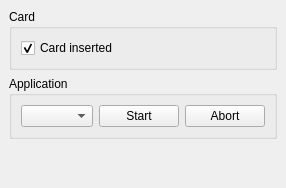
      <widget class="QWidget" name="tab_6">
       <attribute name="title">
        <string>SIM</string>
       </attribute>
       <layout class="QVBoxLayout">
        <property name="spacing">
         <number>6</number>
        </property>
        <property name="leftMargin">
         <number>9</number>
        </property>
        <property name="topMargin">
         <number>9</number>
        </property>
        <property name="rightMargin">
         <number>9</number>
        </property>
        <property name="bottomMargin">
         <number>9</number>
        </property>
        <item>
         <widget class="QGroupBox" name="gbCard">
          <property name="title">
           <string>Card</string>
          </property>
          <layout class="QVBoxLayout">
           <item>
            <widget class="QCheckBox" name="cbSimInserted">
             <property name="text">
              <string>Card inserted</string>
             </property>
             <property name="checked">
              <bool>true</bool>
             </property>
            </widget>
           </item>
          </layout>
         </widget>
        </item>
        <item>
         <widget class="QGroupBox" name="gbSATK">
          <property name="title">
           <string>Application</string>
          </property>
          <layout class="QHBoxLayout">
           <item>
            <widget class="QComboBox" name="cbSimApps"/>
           </item>
           <item>
            <widget class="QPushButton" name="pbStart">
             <property name="text">
              <string>Start</string>
             </property>
            </widget>
           </item>
           <item>
            <widget class="QPushButton" name="pbAbort">
             <property name="text">
              <string>Abort</string>
             </property>
            </widget>
           </item>
          </layout>
         </widget>
        </item>
        <item>
         <spacer name="verticalSpacer_3">
          <property name="orientation">
           <enum>Qt::Vertical</enum>
          </property>
          <property name="sizeHint" stdset="0">
           <size>
            <width>20</width>
            <height>40</height>
           </size>
          </property>
         </spacer>
        </item>
       </layout>
      </widget>
